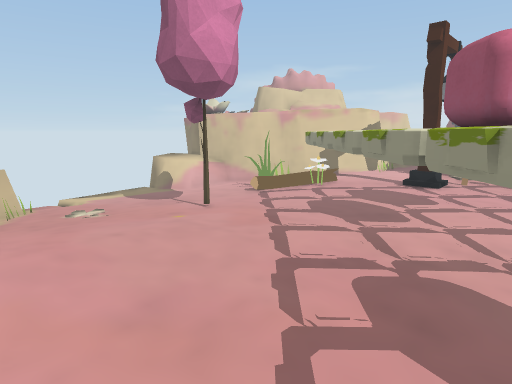
View 1 (above)

24 first-person views from a walk through a 3-D level made in the Unity game engine. The camera is 1.3 m above the floor, tilts 10° down and sees 75° across. The floor is counted in squares, 0.5 m on a side. Each view is taken from the middle of a square. On the plan, view 1 faces up. The plan holds only what a view shows up to about 20 squares ahead; the rest is blank. The place goes on beyond the plan. The player is left out.

View 2
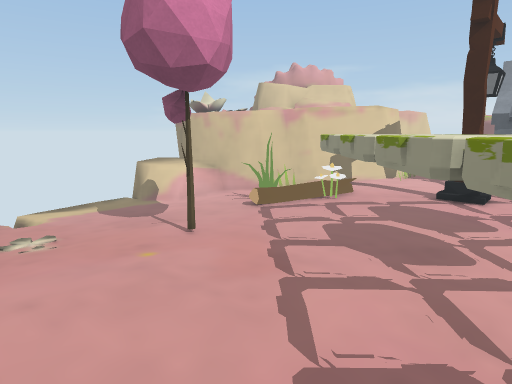

View 3
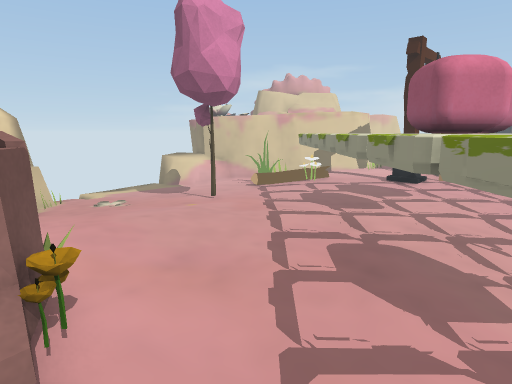

View 4
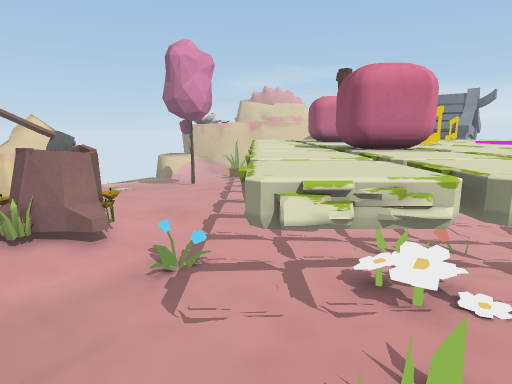

View 5
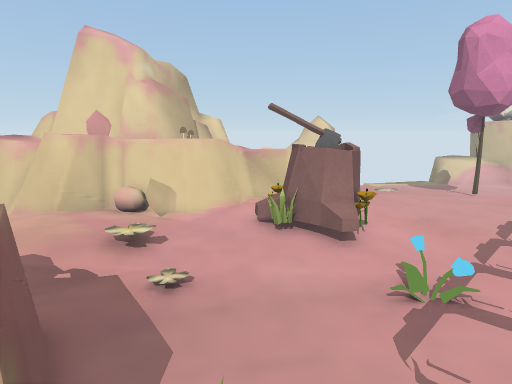

View 6
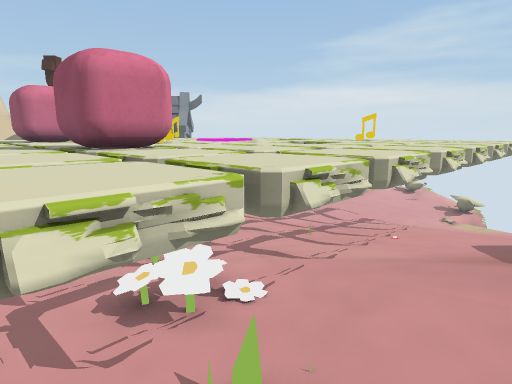

View 7
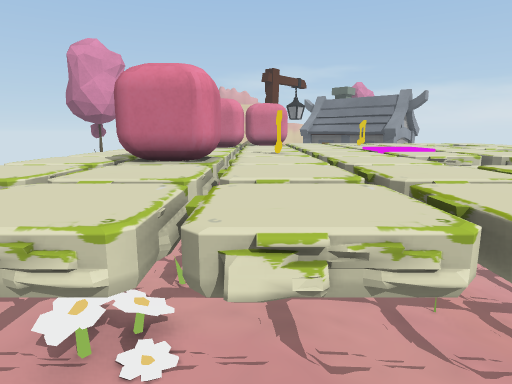

View 8
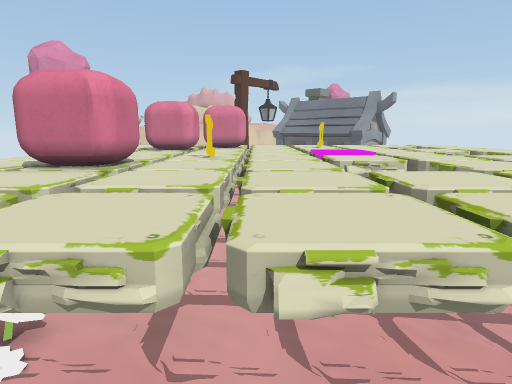

View 9
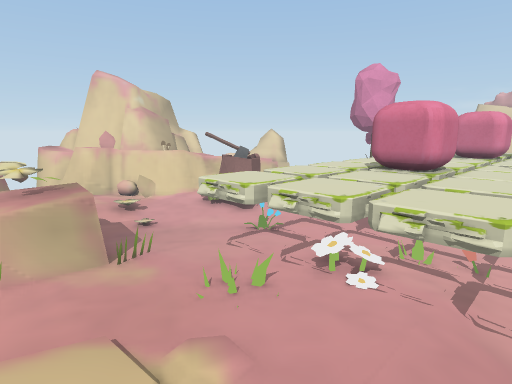

View 10
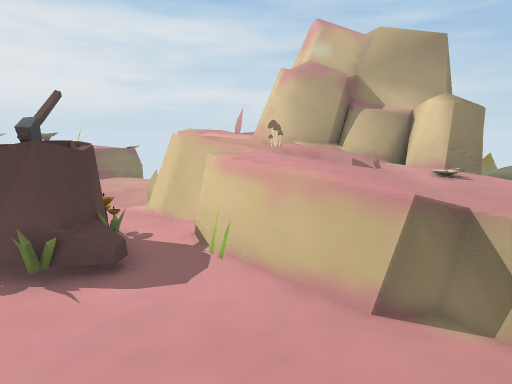

View 11
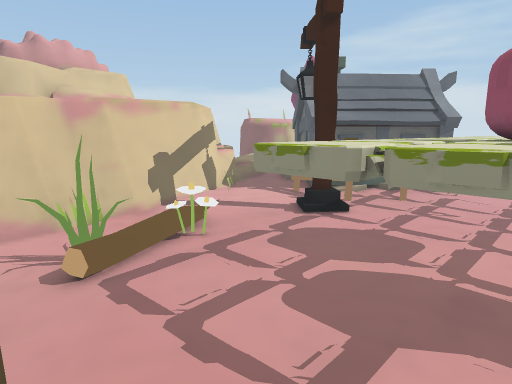

View 12
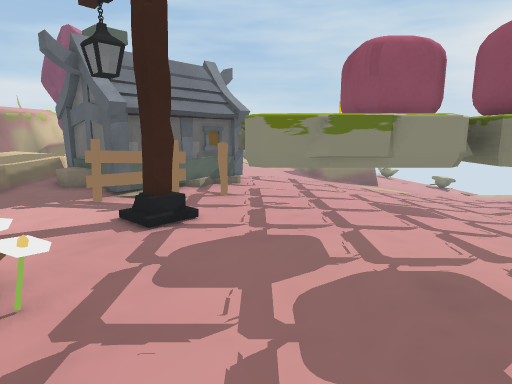

View 13
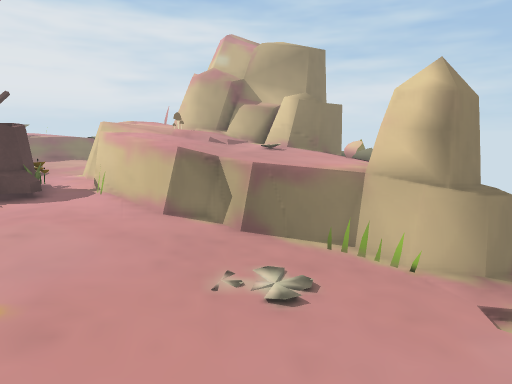

View 14
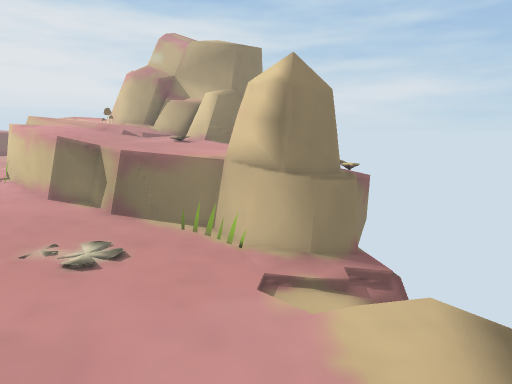

View 15
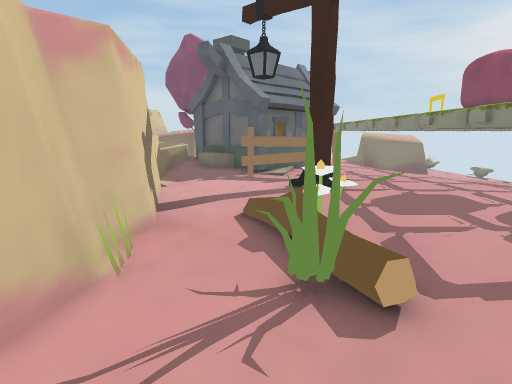

View 16
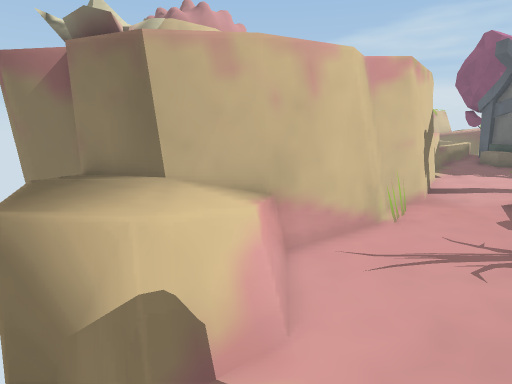

View 17
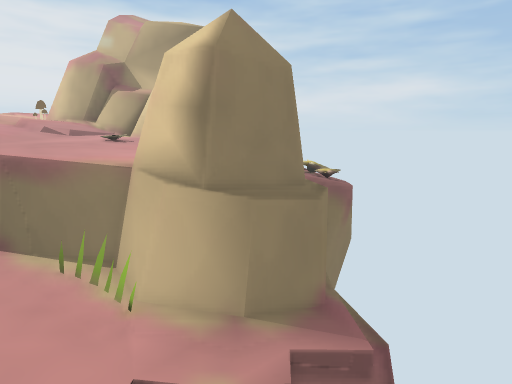

View 18
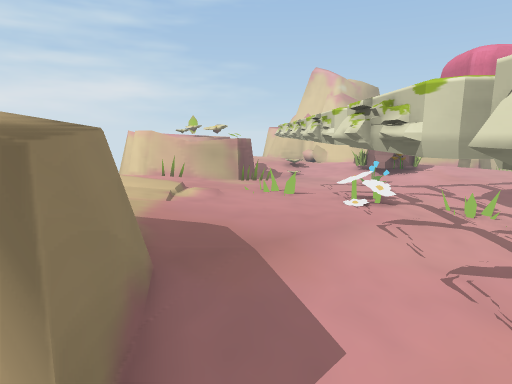

View 19
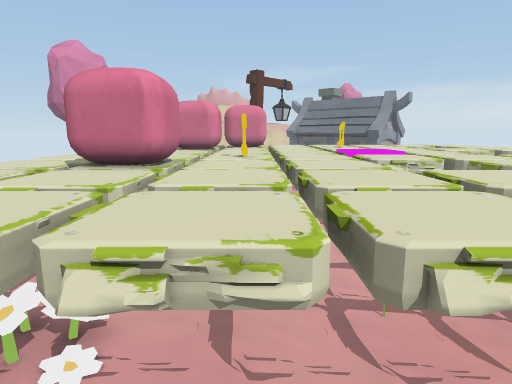

View 20
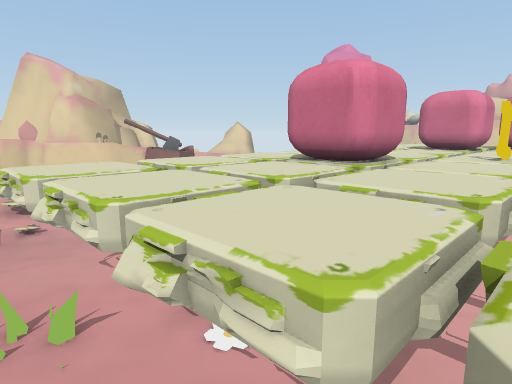

View 21
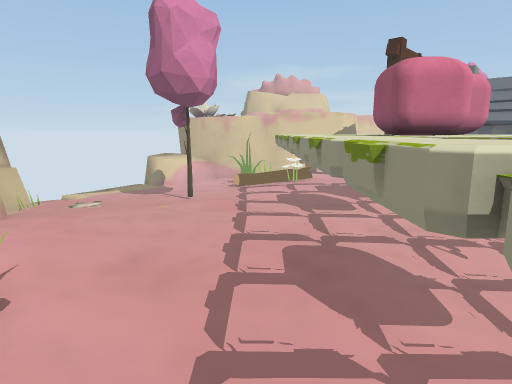

View 22
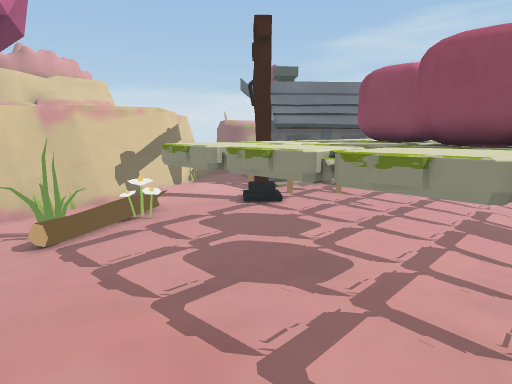

View 23
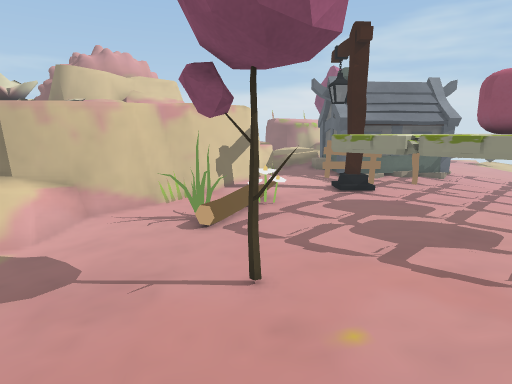

View 24
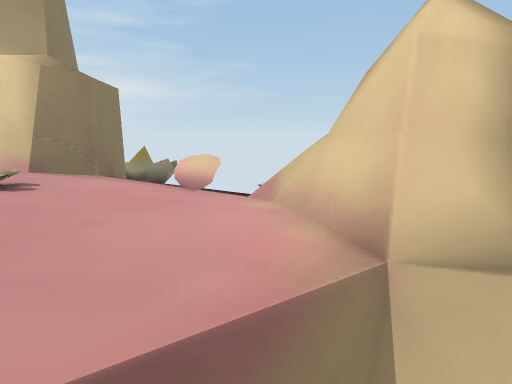

### Floor plan
Key: @ floor where view 1 was taken; # wall or solid block; x gap in a wall; . main floor; : floor 0.25 m higher than the main floor; - floor 0.25 m lower than the main floor; + floor 0.5 m higher than the main floor; _ floor 0.5 m lower than the main floor; * floor 0.75 m higher than the main floor; % floor 1 m higher than the main floor; / step, stairs or slope; = window, fence, low wall or low ledge; ^ raised ledge; v drop or lower ground; O other object.
Columns run from 15 left of view 1 to 18 right of it. Each row starts with its distance up from view 1.
 24           ^#                    ^^
 23          ^^##           %%*+**O ^
 22          ^^^###       ##=x++*#OOO
 21         #^^^^########## ::::OOO
 20          x===--.=.=#....::/OO
 19       __-------.........::OOOO
 18       __-------O...:.....OOO
 17       ---------OOOO......OOOO
 16       --------.:..O....O.O:OOO O
 15     ____------.........O.O..OOOOO
 14    =^--/-----............. O OOO.
 13 ######=-----OO...^^^^^^^^^^^^^^^^
 12 ^^####=---...O...^^^^^^^^^^^^^^^^^
 11 ^ ####=-.........^^^^^##^^^^^^^^^^
 10  ^^^^^^=.........^^^^^OO^^^O^^^..^
  9  ^^^^^^^ ........^^^^^OO^^^^^^^--^
  8  ^^^^^^^#...:::..^^#OO^^^^^^^^^^^^
  7 ^^^^^^^^^ .:::::.^^#OO^^^^^ ^^^^^^
  6 ###^^^^^^=:::::..^^^^^^^^^OO#^^ -^
  5  ##^^^^^^=::::...^^^^^^^^^#OO^^__
  4   #^^^^^^=:::....^^^^^^^^^O##^^#
  3   ##^^^^^=:O:....^^^^^^O^^^^^ ^#
  2    #^^^==:OOO....^^^^^^^^^^^^^^#
  1    #OO^^=:OOOO...^^#O#^^^^^--^^#
  0   ##^^ ^=:+OO/.@.^^OOOOO^^O--^^#
 -1   ##^^^#=::....O.^^^^^O^^^^^^^^#
 -2    ^^^x=:::......^^^^^^^^^^^^^ #
 -3     ^^::://......^^^O^^^^^OO^^^#
 -4  #####::://......^^^^^^^^^^^^^^#
 -5  ##===::::.......^OOO^^^^^^^^^^#
 -6       :::: x== .:::::::::::...-
 -7        +:  ^^^^=::::::::+:==^=
 -8      =^^^  ^^^^^:::::::++=^^^
 -9     #^       ^^^::::++++ ^^
-10         ^^     ^=::+++  +
-11                ==
-12              ^==
-13             xv

Positions as (right, up) in squares from view 1, and headings:
1: (0, 0), facing up
2: (0, 3), facing up
3: (0, -2), facing up
4: (2, -8), facing up
5: (2, -7), facing up-left
6: (2, -7), facing up-right
7: (7, -7), facing up
8: (9, -7), facing up
9: (9, -10), facing up-left
10: (-2, 9), facing down-left
11: (-2, 9), facing up-right
12: (-1, 13), facing right
13: (-2, 15), facing down-left
14: (-4, 18), facing down-left
15: (-4, 18), facing right
16: (-7, 17), facing up-right
17: (-7, 17), facing down-left
18: (15, -6), facing left
19: (8, -7), facing up
20: (9, -6), facing up-left
21: (1, -2), facing up
22: (-2, 6), facing up-right
23: (-6, 8), facing up-right
24: (-7, 10), facing left
